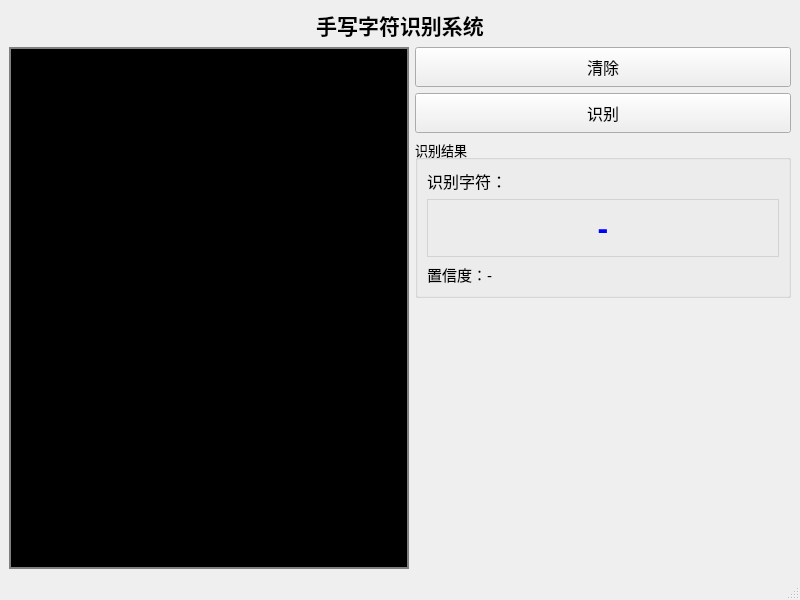
<?xml version="1.0" encoding="UTF-8"?>
<ui version="4.0">
 <class>MainWindow</class>
 <widget class="QMainWindow" name="MainWindow">
  <property name="geometry">
   <rect>
    <x>0</x>
    <y>0</y>
    <width>800</width>
    <height>600</height>
   </rect>
  </property>
  <property name="windowTitle">
   <string>手写字符识别</string>
  </property>
  <widget class="QWidget" name="centralwidget">
   <layout class="QVBoxLayout" name="verticalLayout">
    <item>
     <widget class="QLabel" name="titleLabel">
      <property name="text">
       <string>手写字符识别系统</string>
      </property>
      <property name="alignment">
       <set>Qt::AlignCenter</set>
      </property>
      <property name="font">
       <font>
        <pointsize>16</pointsize>
        <weight>75</weight>
        <bold>true</bold>
       </font>
      </property>
     </widget>
    </item>
    <item>
     <layout class="QHBoxLayout" name="horizontalLayout">
      <item>
       <widget class="QWidget" name="drawingWidget" native="true">
        <property name="minimumSize">
         <size>
          <width>400</width>
          <height>400</height>
         </size>
        </property>
        <property name="styleSheet">
         <string>background-color: black; border: 2px solid gray;</string>
        </property>
       </widget>
      </item>
      <item>
       <layout class="QVBoxLayout" name="controlLayout">
        <item>
         <widget class="QPushButton" name="clearButton">
          <property name="text">
           <string>清除</string>
          </property>
          <property name="minimumSize">
           <size>
            <width>120</width>
            <height>40</height>
           </size>
          </property>
          <property name="font">
           <font>
            <pointsize>12</pointsize>
           </font>
          </property>
         </widget>
        </item>
        <item>
         <widget class="QPushButton" name="recognizeButton">
          <property name="text">
           <string>识别</string>
          </property>
          <property name="minimumSize">
           <size>
            <width>120</width>
            <height>40</height>
           </size>
          </property>
          <property name="font">
           <font>
            <pointsize>12</pointsize>
           </font>
          </property>
         </widget>
        </item>
        <item>
         <widget class="QGroupBox" name="resultGroupBox">
          <property name="title">
           <string>识别结果</string>
          </property>
          <property name="font">
           <font>
            <pointsize>10</pointsize>
           </font>
          </property>
          <layout class="QVBoxLayout" name="resultLayout">
           <item>
            <widget class="QLabel" name="resultLabel">
             <property name="text">
              <string>识别字符：</string>
             </property>
             <property name="font">
              <font>
               <pointsize>12</pointsize>
              </font>
             </property>
            </widget>
           </item>
           <item>
            <widget class="QLabel" name="characterLabel">
             <property name="text">
              <string>-</string>
             </property>
             <property name="alignment">
              <set>Qt::AlignCenter</set>
             </property>
             <property name="font">
              <font>
               <pointsize>24</pointsize>
               <weight>75</weight>
               <bold>true</bold>
              </font>
             </property>
             <property name="styleSheet">
              <string>color: blue; border: 1px solid lightgray; padding: 10px;</string>
             </property>
            </widget>
           </item>
           <item>
            <widget class="QLabel" name="confidenceLabel">
             <property name="text">
              <string>置信度：-</string>
             </property>
             <property name="font">
              <font>
               <pointsize>11</pointsize>
              </font>
             </property>
            </widget>
           </item>
          </layout>
         </widget>
        </item>
        <item>
         <spacer name="verticalSpacer">
          <property name="orientation">
           <enum>Qt::Vertical</enum>
          </property>
          <property name="sizeHint" stdset="0">
           <size>
            <width>20</width>
            <height>40</height>
           </size>
          </property>
         </spacer>
        </item>
       </layout>
      </item>
     </layout>
    </item>
   </layout>
  </widget>
  <widget class="QMenuBar" name="menubar">
   <property name="geometry">
    <rect>
     <x>0</x>
     <y>0</y>
     <width>800</width>
     <height>22</height>
    </rect>
   </property>
  </widget>
  <widget class="QStatusBar" name="statusbar"/>
 </widget>
 <resources/>
 <connections/>
</ui>
